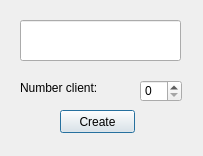
<?xml version="1.0" encoding="UTF-8"?>
<ui version="4.0">
 <class>Dialog</class>
 <widget class="QDialog" name="Dialog">
  <property name="geometry">
   <rect>
    <x>0</x>
    <y>0</y>
    <width>203</width>
    <height>156</height>
   </rect>
  </property>
  <property name="windowTitle">
   <string>Dialog</string>
  </property>
  <widget class="QPushButton" name="CreateButton">
   <property name="geometry">
    <rect>
     <x>60</x>
     <y>110</y>
     <width>75</width>
     <height>23</height>
    </rect>
   </property>
   <property name="text">
    <string>Create</string>
   </property>
  </widget>
  <widget class="QLabel" name="label">
   <property name="geometry">
    <rect>
     <x>20</x>
     <y>80</y>
     <width>111</width>
     <height>16</height>
    </rect>
   </property>
   <property name="text">
    <string>Number client:</string>
   </property>
  </widget>
  <widget class="QSpinBox" name="spinBox">
   <property name="geometry">
    <rect>
     <x>140</x>
     <y>80</y>
     <width>42</width>
     <height>22</height>
    </rect>
   </property>
  </widget>
  <widget class="QLineEdit" name="IP">
   <property name="geometry">
    <rect>
     <x>20</x>
     <y>20</y>
     <width>161</width>
     <height>41</height>
    </rect>
   </property>
   <property name="styleSheet">
    <string notr="true">font-size: 12pt</string>
   </property>
  </widget>
 </widget>
 <resources/>
 <connections/>
</ui>
